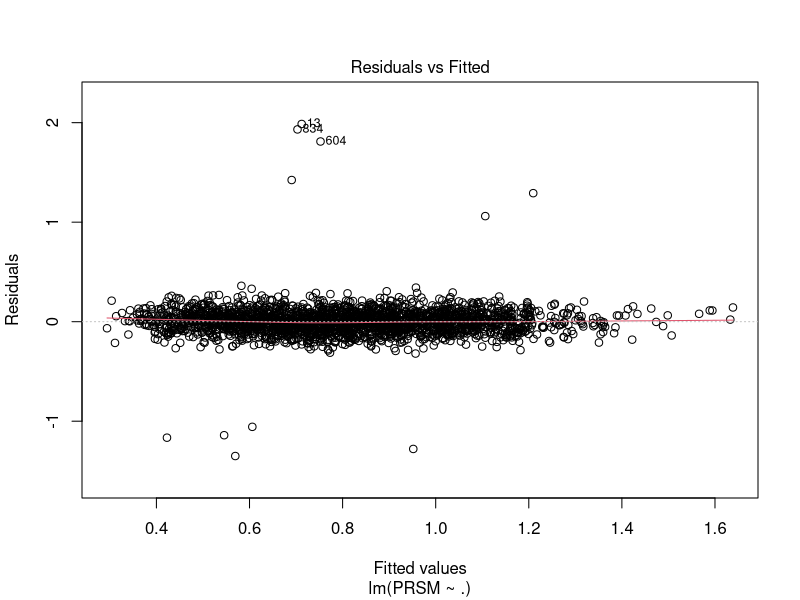
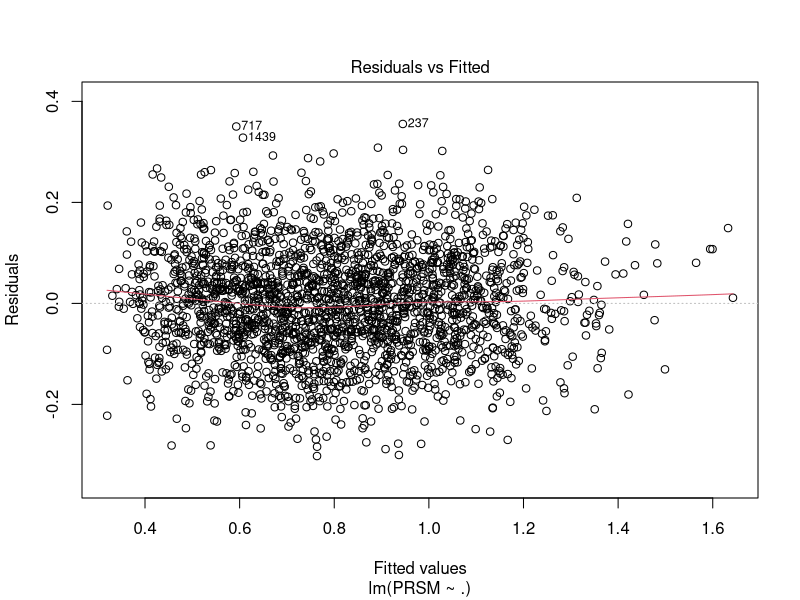
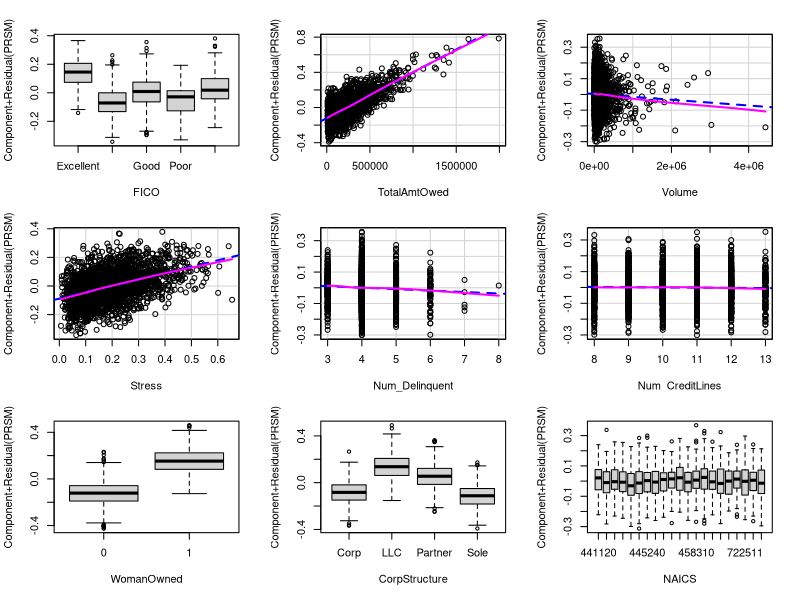
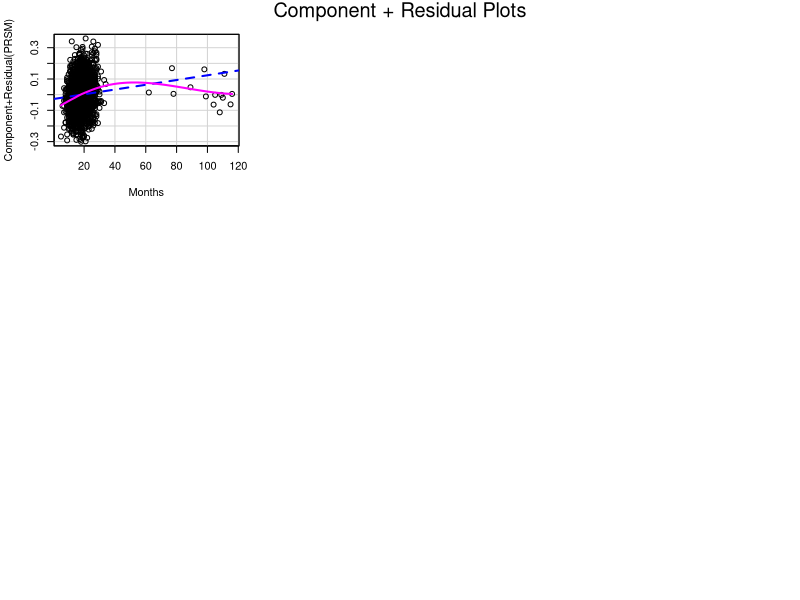
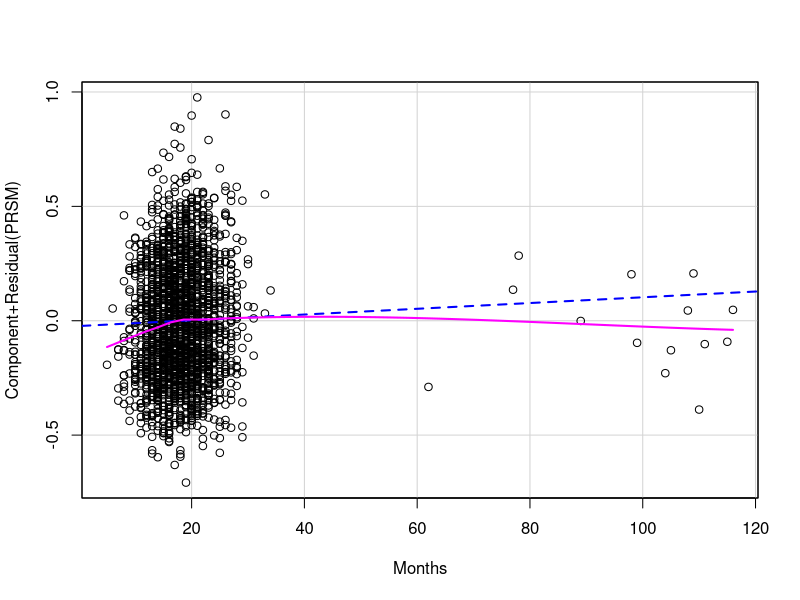
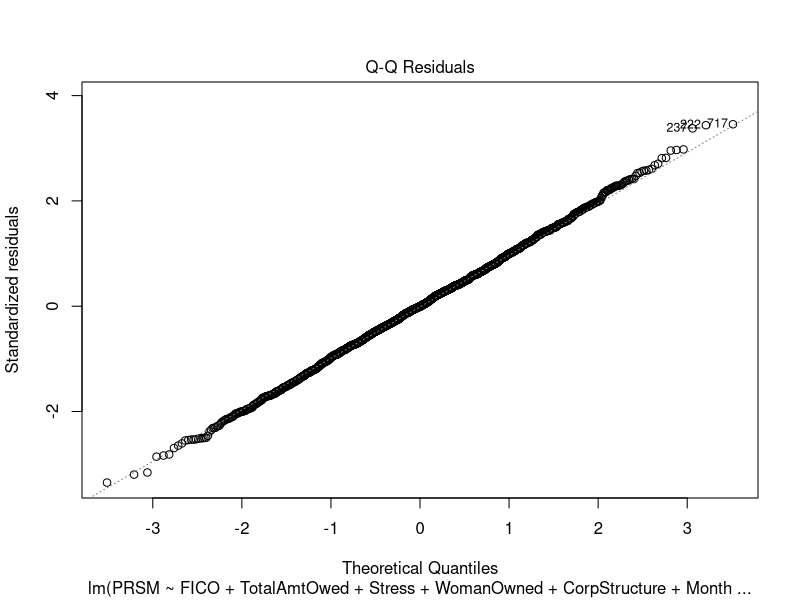
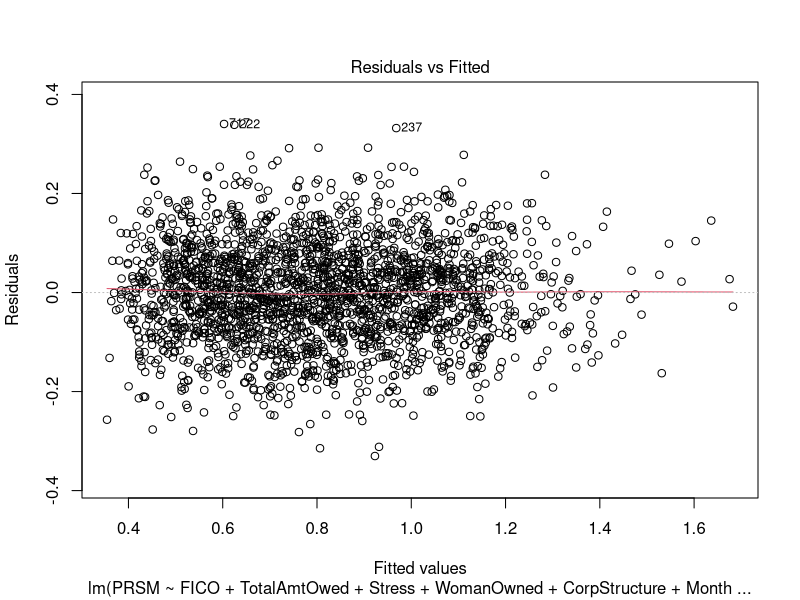
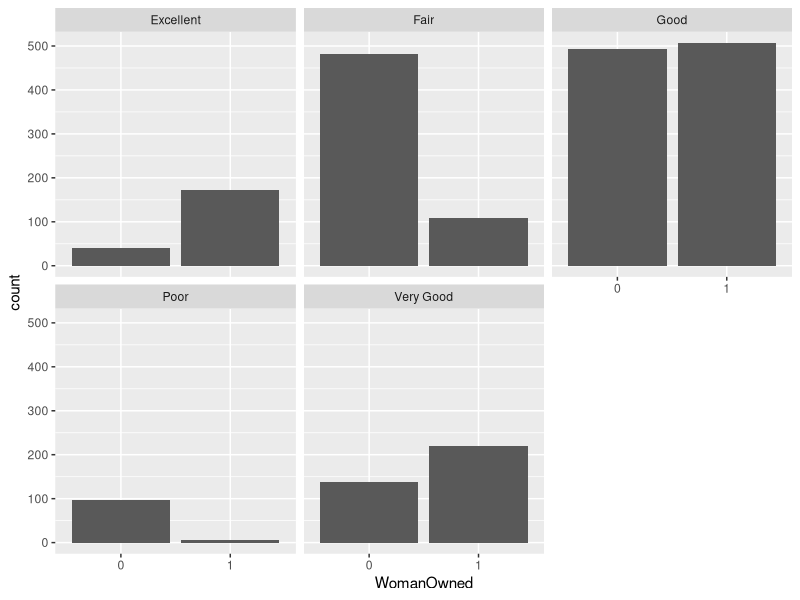

Source code (R) for these figures, in order:
## ---- chunk 1
#| label: setup
#| echo: false
#| warning: false

rm(list = ls())

library(dplyr)
library(ModelMetrics)
library(MASS)
library(car)
library(caret)
library(glmnet)
library(ggplot2)
## ---- chunk 2
installment2_id01 <- read.csv("installment2_id01.csv")
str(installment2_id01)
summary(installment2_id01)

# make NAICS, WomanOwned, FICO categorical variables

installment2_id01 = installment2_id01 %>%
  mutate(NAICS = as.factor(substr(NAICS, 1, 6)), # TODO: talk about simplifying
         WomanOwned = as.factor(WomanOwned),
         FICO = case_when(
           (300 <= FICO)&(FICO <= 579) ~ "Poor",
           (580 <= FICO)&(FICO <= 669) ~ "Fair",
           (670 <= FICO)&(FICO <= 739) ~ "Good",
           (740 <= FICO)&(FICO <= 799) ~ "Very Good",
           (800 <= FICO)&(FICO <= 850) ~ "Excellent",
         ))

## ---- chunk 3
fullmodel <- lm(PRSM ~., data = installment2_id01)
plot(fullmodel,1)
installment2_id01$residual=residuals(fullmodel)

# remove 11 outliers observed in the plot (abs(residual)>=1)
installment2_id01_clean = installment2_id01 %>% 
  filter(abs(residual)<=1) %>% 
  dplyr::select(-residual) # clean data (use this!!)

model_clean = lm(PRSM ~. , data = installment2_id01_clean) 
plot(model_clean,1) # these look much better! but perhaps discuss different outlier removal techniques TODO: talk about this!

summary(model_clean)

## ---- chunk 4
# Months seems to need transformation
crPlots(model_clean) 

# this matches hint 1 of the assignment
crPlots(lm(PRSM ~ Months, data = installment2_id01_clean))

# Transform Months Model
boxTidwell(PRSM ~ TotalAmtOwed + Volume + Stress + Num_Delinquent + Num_CreditLines + Months,
          data = installment2_id01_clean)

transformed_model <- lm(PRSM ~ . - Months + I(Months^(-1.19487)),
                       data = installment2_id01_clean)

summary(transformed_model)
rmse(transformed_model$fitted.values, installment2_id01_clean$PRSM) # 0.1018195
## ---- chunk 5
# TODO: talk about just doing step instead of LASSO and Step?
# Step Model
step_model <- step(transformed_model, trace = 0, direction = "both")
summary(step_model)
# Step Model removed NAICS, Num_Delinquent, and Num_CreditLines
rmse(step_model$fitted.values, installment2_id01_clean$PRSM) # RMSE = 0.1025071


# 10-fold Cross-Validation
cv10 = trainControl(method = "cv", number = 10)
model_cv = train(PRSM ~ FICO + TotalAmtOwed + Volume + Stress + WomanOwned + 
      CorpStructure + I(Months^(-1.19487)), data = installment2_id01_clean, 
      method ="lm", trControl =cv10) # RMSE = 0.1031503
summary(model_cv)

# Volume is not significant (remove later)
## ---- chunk 6

# Find interactions using LASSO
installment2_id01_clean$Months_transformed =
  (installment2_id01_clean$Months)^(-1.19487)
x <- model.matrix(PRSM ~ .^2, 
                  data = installment2_id01_clean[,c("PRSM", "FICO",
                                                    "TotalAmtOwed","Stress",
                                                    "WomanOwned", "CorpStructure",
                                                    "Months_transformed")])[, -1]
y <- installment2_id01_clean$PRSM
cv_lasso_interactions <- cv.glmnet(x, y, alpha = 1, nfolds = 10)

best_lambda <- cv_lasso_interactions$lambda.min
lasso_coeffs <- coef(cv_lasso_interactions, s = best_lambda)

threshold <- 0.001
significant_terms <- lasso_coeffs[abs(lasso_coeffs[,1]) > threshold, , drop = FALSE]
print(significant_terms)

# potential interactions: FICO:Stress, FICO:WomanOwned, FICO:CorpStructure, FICO:Months_transformed, Stress:WomanOwned, Stress:CorpStructure, WomanOwned:CorpStructure, WomanOwned:Months_transformed, CorpStructure:Months_transformed

interact_model = lm(PRSM ~. + FICO:Stress + FICO:WomanOwned + FICO:CorpStructure 
                    + FICO:Months_transformed + Stress:WomanOwned 
                    + Stress:CorpStructure + WomanOwned:CorpStructure 
                    + WomanOwned:Months_transformed + CorpStructure:Months_transformed
                      , data = installment2_id01_clean[,c("PRSM", "FICO",
                                                    "TotalAmtOwed","Stress",
                                                    "WomanOwned", "CorpStructure",
                                                    "Months_transformed")])
summary(interact_model)
step_interact_model = step(interact_model, trace = 0, direction = "both")
summary(step_interact_model) # printed R summary of the fitted model
# Step Model removed NAICS, Num_Delinquent, and Num_CreditLines
rmse(step_interact_model$fitted.values, installment2_id01_clean$PRSM) # RMSE = 0.09830548


# TODO: look over hints..., multiple regression assumptions, interpretations of the parameters, explanation for how we selected the characteristics of the baseline borrower

# CHECK ASSUMPTIONS FOR FINAL MODEL
plot(step_interact_model, 2)
plot(step_interact_model, 1)
vif(step_interact_model) # <5, still ok for multicol

# current findings:
# Stress:WomanOwned1, and LLC but smaller => pos. 
# WomanOwned1:CorpStructurePartner => pos.
# FICOFair&Poor:WomanOwned1 => neg!
# FICOFair&Good:Monts => neg. Hint diminished effect again
# CorpStructureSole:p_delinquent => neg. p-delinquent harder on Sole owner


ggplot(data = installment2_id01_clean, aes(x = WomanOwned)) +
  geom_bar() +
  facet_wrap(~ FICO)
